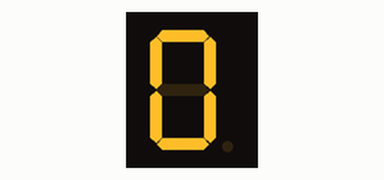
This sketch was run on a simulated Arduino Uno, built with avr-gcc and run on an emulated ATmega328P. Parts: 1-digit seven-segment display. Wiring (inferred from the names in the program): 1-digit 7-segment display, segments lit when HIGH: segments pin 2, pin 3, pin 4, pin 5, pin 6, pin 7, pin 8. The segment pins are drawn as the display they are named for.

Above: at 0.1 s.
At 1.1 s:
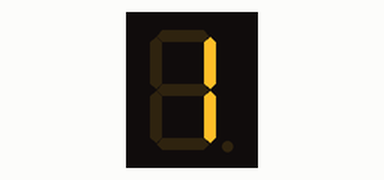
At 2.1 s:
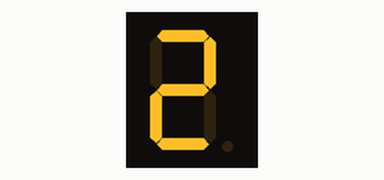
At 4.1 s:
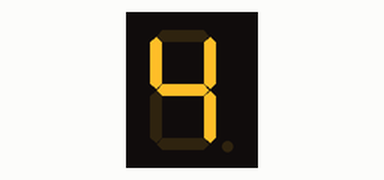
At 6.1 s:
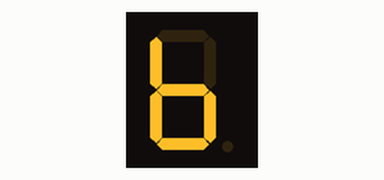
At 9.1 s:
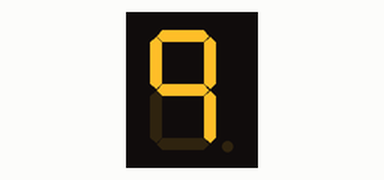

The sketch:

contador_de_0_a_9_con_display_7_segmentos.ino
```cpp
/*
    SENCILLO CONTADOR DE 0 A 9 CON DISPLAY DE 7 SEGMENTOS
    AUTOR : JOSE MARIA MENDEZ RUIZ

    CODIGO LIBRE PARA UTILIZAR COMO QUIERAS
*/
  // DECLARAMOS LAS VARIABLES QUE INDICAN LOS PINES QUE VAMOS A UTILIZAR
  int pin_a =  2;           // Para el pin que controlará el segmento a el display
  int pin_b =  3;           // Para el pin que controlará el segmento b el display
  int pin_c =  4;           // Para el pin que controlará el segmento c el display
  int pin_d =  5;           // Para el pin que controlará el segmento d el display
  int pin_e =  6;           // Para el pin que controlará el segmento e el display
  int pin_f =  7;           // Para el pin que controlará el segmento f el display
  int pin_g =  8;           // Para el pin que controlará el segmento g el display

  int esperar = 1000;      // Para indicar cuanto tiempo para el contador
  int contador = 0;        // Para el contador
void setup() {

  // Declaramos los pines que vamos a utilizar y el tipo que van a tener dichos pines
  pinMode(pin_a, OUTPUT);      // Para declarar el tipo de pin para el segmento a del display
  pinMode(pin_b, OUTPUT);      // Para declarar el tipo de pin para el segmento b del display
  pinMode(pin_c, OUTPUT);      // Para declarar el tipo de pin para el segmento c del display
  pinMode(pin_d, OUTPUT);      // Para declarar el tipo de pin para el segmento d del display
  pinMode(pin_e, OUTPUT);      // Para declarar el tipo de pin para el segmento e del display
  pinMode(pin_f, OUTPUT);      // Para declarar el tipo de pin para el segmento f del display
  pinMode(pin_g, OUTPUT);      // Para declarar el tipo de pin para el segmento g del display

  apagar_display();

}

void loop() {

   if (contador == 0 ) { // cuando contador es 0 llamamos a la funcion ver_cero
    ver_cero();
    delay(esperar);      // esperamos el tiempo indicado
    apagar_display();  // llamamos a la funcion apagar display para el siguiente numero
   }
   if (contador == 1 ) { // cuando contador es 1 llamamos a la funcion ver_uno
    ver_uno();
    delay(esperar);      // esperamos el tiempo indicado
    apagar_display();  // llamamos a la funcion apagar display para el siguiente numero
   }
   if (contador == 2 ) { // cuando contador es 2 llamamos a la funcion ver_dos
    ver_dos();
    delay(esperar);      // esperamos el tiempo indicado
    apagar_display();    // llamamos a la funcion apagar display para el siguiente numero
   }
   if (contador == 3 ) { // cuando contador es 3 llamamos a la funcion ver_tres
    ver_tres();
    delay(esperar);      // esperamos el tiempo indicado
    apagar_display();  // llamamos a la funcion apagar display para el siguiente numero
   }
   if (contador == 4 ) { // cuando contador es 4 llamamos a la funcion ver_cuatro
    ver_cuatro();
    delay(esperar);      // esperamos el tiempo indicado
    apagar_display();  // llamamos a la funcion apagar display para el siguiente numero
   }
   if (contador == 5 ) { // cuando contador es 5 llamamos a la funcion ver_cinco
    ver_cinco();
    delay(esperar);      // esperamos el tiempo indicado
    apagar_display();  // llamamos a la funcion apagar display para el siguiente numero
   }
   if (contador == 6 ) { // cuando contador es 6 llamamos a la funcion ver_seis
    ver_seis();
    delay(esperar);      // esperamos el tiempo indicado
    apagar_display();  // llamamos a la funcion apagar display para el siguiente numero
   }
   if (contador == 7 ) { // cuando contador es 7 llamamos a la funcion ver_siete
    ver_siete();
    delay(esperar);      // esperamos el tiempo indicado
    apagar_display();  // llamamos a la funcion apagar display para el siguiente numero
   }
   if (contador == 8 ) { // cuando contador es 8 llamamos a la funcion ver_ocho
    ver_ocho();
    delay(esperar);      // esperamos el tiempo indicado
    apagar_display();  // llamamos a la funcion apagar display para el siguiente numero
   }
   if (contador == 9 ) { // cuando contador es 9 llamamos a la funcion ver_nueve
    ver_nueve();
    delay(esperar);      // esperamos el tiempo indicado
    apagar_display();  // llamamos a la funcion apagar display para el siguiente numero
   }

   contador++;  // contamos aumentando el valor de la variable contador
   if (contador == 10 ) { // cuando la variable llega a 10 empieza de nuevo desde 0
    contador = 0;
   }

}

 // *************** ESTA FUNCION ES PARA PONER A LOW TODO LOS PINES QUE CONTROLAN LOS SEGMENTOS DEL DISPLAY **************
void apagar_display(){
    digitalWrite(pin_a,LOW);       //apagamos las salida para inicializar el display
    digitalWrite(pin_b,LOW);       //apagamos las salida para inicializar el display
    digitalWrite(pin_c,LOW);       //apagamos las salida para inicializar el display
    digitalWrite(pin_d,LOW);       //apagamos las salida para inicializar el display
    digitalWrite(pin_e,LOW);       //apagamos las salida para inicializar el display
    digitalWrite(pin_f,LOW);       //apagamos las salida para inicializar el display
    digitalWrite(pin_g,LOW);       //apagamos las salida para inicializar el display

}


 // *************** ESTA FUNCION ES PARA PONER EL 0 EN EL DISPLAY                                   **************
 // *************** COMO YA VIMOS EN EL DIAGRAMA DEL DISPLAY EL 0 SON LOS SEGMENTOS A,B,C,D,E y F   **************
void ver_cero(){
   digitalWrite(pin_a,HIGH);    // encendemos el segmento a
   digitalWrite(pin_b,HIGH);    // encendemos el segmento b
   digitalWrite(pin_c,HIGH);    // encendemos el segmento c
   digitalWrite(pin_d,HIGH);    // encendemos el segmento d
   digitalWrite(pin_e,HIGH);    // encendemos el segmento e
   digitalWrite(pin_f,HIGH);    // encendemos el segmento f
}

 // *************** ESTA FUNCION ES PARA PONER EL 1 EN EL DISPLAY                          **************
 // *************** COMO YA VIMOS EN EL DIAGRAMA DEL DISPLAY EL 2 SON LOS SEGMENTOS B y C  **************
void ver_uno(){
   digitalWrite(pin_b,HIGH);    // encendemos el segmento b
   digitalWrite(pin_c,HIGH);    // encendemos el segmento c
}

 // *************** ESTA FUNCION ES PARA PONER EL 2 EN EL DISPLAY                                 **************
 // *************** COMO YA VIMOS EN EL DIAGRAMA DEL DISPLAY EL 2 SON LOS SEGMENTOS A, B,D,E y G  **************
void ver_dos(){
   digitalWrite(pin_a,HIGH);    // encendemos el segmento a
   digitalWrite(pin_b,HIGH);    // encendemos el segmento b
   digitalWrite(pin_d,HIGH);    // encendemos el segmento d
   digitalWrite(pin_e,HIGH);    // encendemos el segmento e
   digitalWrite(pin_g,HIGH);    // encendemos el segmento g
}

 // *************** ESTA FUNCION ES PARA PONER EL 3 EN EL DISPLAY                                 **************
 // *************** COMO YA VIMOS EN EL DIAGRAMA DEL DISPLAY EL 3 SON LOS SEGMENTOS A,B,C,D,y G  **************
void ver_tres(){
   digitalWrite(pin_a,HIGH);    // encendemos el segmento a
   digitalWrite(pin_b,HIGH);    // encendemos el segmento b
   digitalWrite(pin_c,HIGH);    // encendemos el segmento c
   digitalWrite(pin_d,HIGH);    // encendemos el segmento d
   digitalWrite(pin_g,HIGH);    // encendemos el segmento g
}

 // *************** ESTA FUNCION ES PARA PONER EL 4 EN EL DISPLAY                               **************
 // *************** COMO YA VIMOS EN EL DIAGRAMA DEL DISPLAY EL 4 SON LOS SEGMENTOS B,C,F,y G   **************
void ver_cuatro(){
   digitalWrite(pin_b,HIGH);    // encendemos el segmento b
   digitalWrite(pin_c,HIGH);    // encendemos el segmento c
   digitalWrite(pin_f,HIGH);    // encendemos el segmento f
   digitalWrite(pin_g,HIGH);    // encendemos el segmento g
}

 // *************** ESTA FUNCION ES PARA PONER EL 5 EN EL DISPLAY                                 **************
 // *************** COMO YA VIMOS EN EL DIAGRAMA DEL DISPLAY EL 5 SON LOS SEGMENTOS A,C,D,F,y G   **************
void ver_cinco(){
   digitalWrite(pin_a,HIGH);    // encendemos el segmento b
   digitalWrite(pin_c,HIGH);    // encendemos el segmento c
   digitalWrite(pin_d,HIGH);    // encendemos el segmento d
   digitalWrite(pin_f,HIGH);    // encendemos el segmento f
   digitalWrite(pin_g,HIGH);    // encendemos el segmento g
}

 // *************** ESTA FUNCION ES PARA PONER EL 6 EN EL DISPLAY                                 **************
 // *************** COMO YA VIMOS EN EL DIAGRAMA DEL DISPLAY EL 6 SON LOS SEGMENTOS C,D,F,y G     **************
void ver_seis(){
   digitalWrite(pin_c,HIGH);    // encendemos el segmento c
   digitalWrite(pin_d,HIGH);    // encendemos el segmento d
   digitalWrite(pin_e,HIGH);    // encendemos el segmento e
   digitalWrite(pin_f,HIGH);    // encendemos el segmento f
   digitalWrite(pin_g,HIGH);    // encendemos el segmento g
}

 // *************** ESTA FUNCION ES PARA PONER EL 7 EN EL DISPLAY                                 **************
 // *************** COMO YA VIMOS EN EL DIAGRAMA DEL DISPLAY EL 7 SON LOS SEGMENTOS A,B y C       **************
void ver_siete(){
   digitalWrite(pin_a,HIGH);    // encendemos el segmento a
   digitalWrite(pin_b,HIGH);    // encendemos el segmento b
   digitalWrite(pin_c,HIGH);    // encendemos el segmento c
}

 // *************** ESTA FUNCION ES PARA PONER EL 8 EN EL DISPLAY                                     **************
 // *************** COMO YA VIMOS EN EL DIAGRAMA DEL DISPLAY EL 8 SON LOS SEGMENTOS A,B,C,D,E,F y G   **************
void ver_ocho(){
   digitalWrite(pin_a,HIGH);    // encendemos el segmento a
   digitalWrite(pin_b,HIGH);    // encendemos el segmento b
   digitalWrite(pin_c,HIGH);    // encendemos el segmento c
   digitalWrite(pin_d,HIGH);    // encendemos el segmento d
   digitalWrite(pin_e,HIGH);    // encendemos el segmento e
   digitalWrite(pin_f,HIGH);    // encendemos el segmento f
   digitalWrite(pin_g,HIGH);    // encendemos el segmento g
}

 // *************** ESTA FUNCION ES PARA PONER EL 9 EN EL DISPLAY                                 **************
 // *************** COMO YA VIMOS EN EL DIAGRAMA DEL DISPLAY EL 9 SON LOS SEGMENTOS A,B,C,F y G   **************
void ver_nueve(){
   digitalWrite(pin_a,HIGH);    // encendemos el segmento a
   digitalWrite(pin_b,HIGH);    // encendemos el segmento b
   digitalWrite(pin_c,HIGH);    // encendemos el segmento c
   digitalWrite(pin_f,HIGH);    // encendemos el segmento f
   digitalWrite(pin_g,HIGH);    // encendemos el segmento g
}
```

Measured:
- by itself, everything shown: repeats every 10.0 s, in 20 steps
- what the display in image 1 shows lasts 1.0 s, from 1.0 s to 2.0 s
